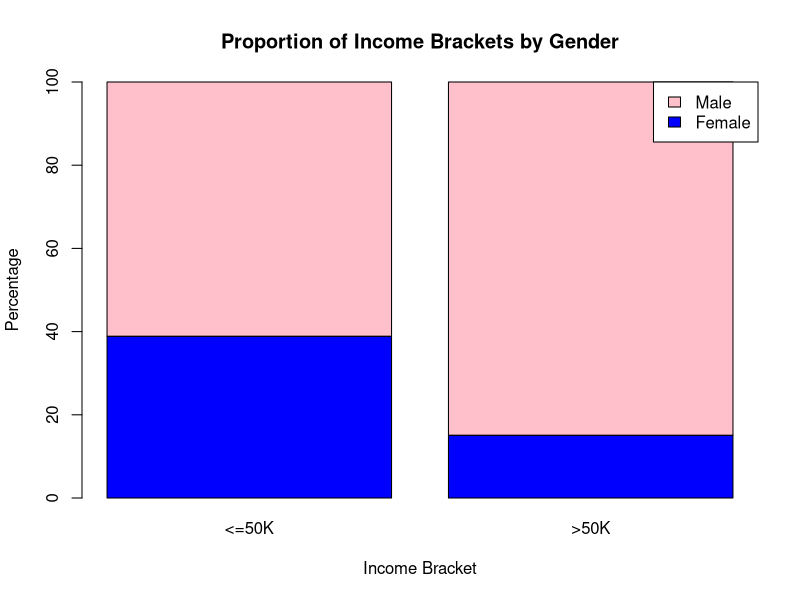
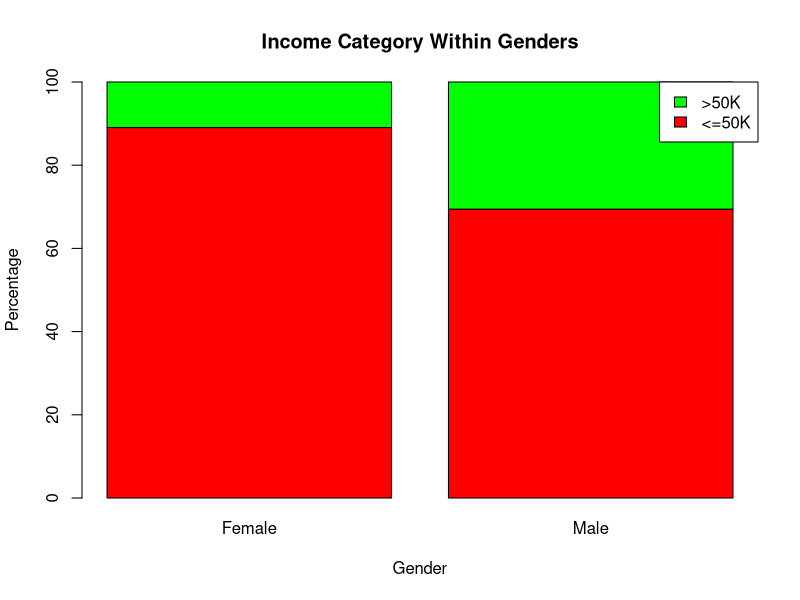

Source code (R) for these figures, in order:
# Import data
library(readr)
df <- read_csv("adult income1.csv")

# Clean and filter dataset to only include 'Male' and 'Female'
df2 <- subset(df, sex == "Male" | sex == "Female")

# Create a new binary column for income bracket
df2$income_bracket <- ifelse(df2$income == "<=50K", "<=50K", ">50K")

# Build a contingency table: Gender vs Income bracket
pt <- table(df2$sex, df2$income_bracket)

# Chi-squared test for difference in proportions
chisq.test(pt)

# Convert counts to percentages by column: proportion inside each income group
percentages <- prop.table(pt, margin=2) * 100

# Plot: Stacked bar chart of gender proportions inside each income group
barplot(percentages, col = c("blue", "pink"), xlab = "Income Bracket", ylab = "Percentage",
        main = "Proportion of Income Brackets by Gender", ylim = c(0, 100),
        legend.text = rownames(pt), args.legend = list(x = "topright"))

# Optional: Also view proportions within each gender (transpose for barplot)
tpercentages <- prop.table(t(pt), margin=2) * 100
barplot(tpercentages, col = c("red", "green"), xlab = "Gender", ylab = "Percentage",
        main = "Income Category Within Genders", ylim = c(0, 100),
        legend.text = colnames(pt), args.legend = list(x = "topright"))

